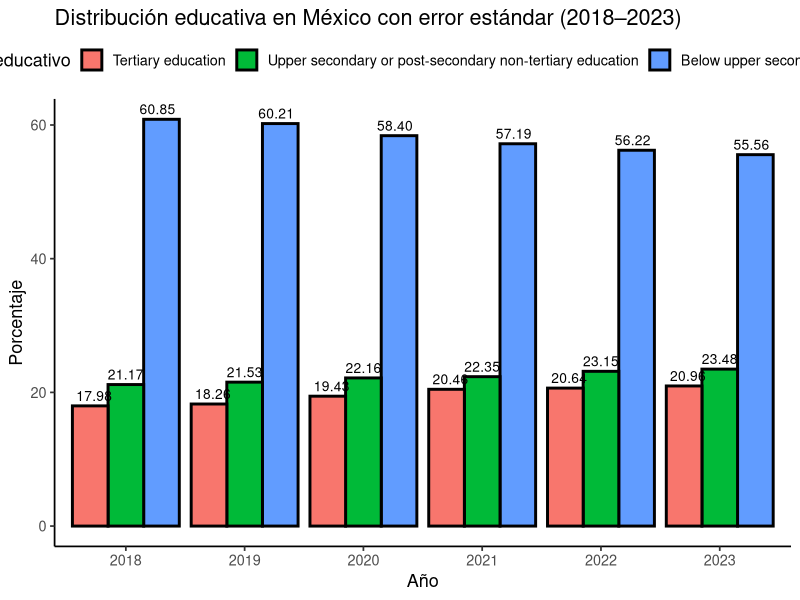
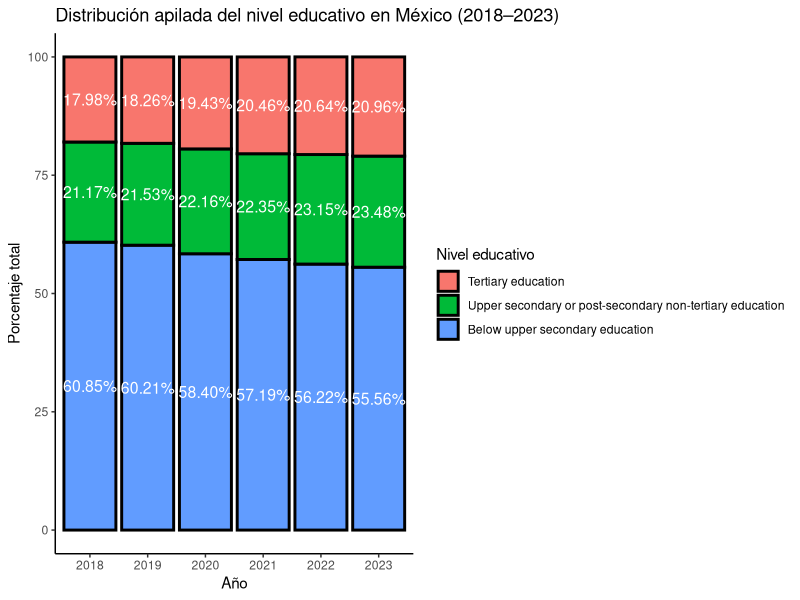
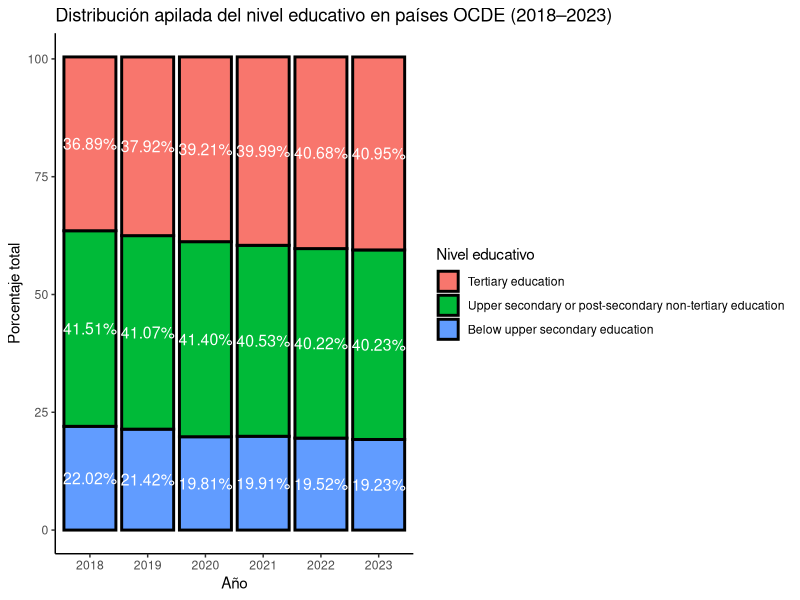
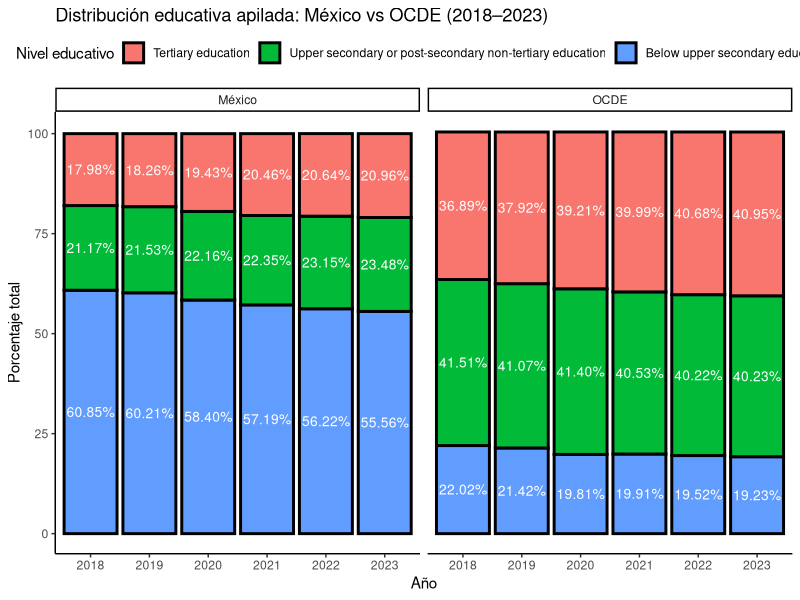

Recreate these plots in R, in order.
library(tidyverse)
 
# Crear datos largos con error estándar
datos <- tibble::tibble(
  país   = rep(c("México", "OCDE"), each = 18),
  año    = rep(rep(2018:2023, each = 3), times = 2),
  nivel  = rep(c("Below upper secondary education", "Upper secondary or post-secondary non-tertiary education", "Tertiary education"), times = 6 * 2),
  valor  = c(
    # México
    60.85, 21.17, 17.98, 60.21, 21.53, 18.26, 58.40, 22.16, 19.43,
    57.19, 22.35, 20.46, 56.22, 23.15, 20.64, 55.56, 23.48, 20.96,
    # OCDE
    22.02, 41.51, 36.89, 21.42, 41.07, 37.92, 19.81, 41.40, 39.21,
    19.91, 40.53, 39.99, 19.52, 40.22, 40.68, 19.23, 40.23, 40.95
  ),
  error_std = c(
    # México
    0.11, 0.09, 0.09, 0.11, 0.09, 0.09, 0.12, 0.10, 0.09,
    0.11, 0.09, 0.09, 0.11, 0.09, 0.09, 0.11, 0.09, 0.09,
    # OCDE: sin datos de error estándar
    rep(NA, 18)
  )
)

datos <- datos |>
  mutate(
    nivel = factor(
      nivel,
      levels = c(
        "Tertiary education",
        "Upper secondary or post-secondary non-tertiary education",
        "Below upper secondary education"
      )
    )
  )


tema_grafico <- theme_classic(base_size = 13) +
  theme(legend.position = "top")


etiquetas <- geom_text(
  aes(label = sprintf("%.2f", valor)),
  position = position_dodge(width = 0.8),
  vjust = -0.5, size = 3.5
)


datos |> 
  filter(país == "México") |>
  ggplot(aes(x = factor(año), y = valor, fill = nivel)) +
  geom_bar(stat = "identity", position = position_dodge(width = .9),
           color="black", size=1) +
  etiquetas +
  labs(
    title = "Distribución educativa en México con error estándar (2018–2023)",
    x = "Año", y = "Porcentaje", fill = "Nivel educativo"
  ) +
  tema_grafico



datos_pos <- datos |>
  group_by(país, año) |>
  arrange(país, año, desc(nivel)) |>
  mutate(
    pos = cumsum(valor) - valor / 2,
    etiqueta = sprintf("%.2f%%", valor)
  )


datos_pos |> 
  filter(país == "México") |>
  ggplot(aes(x = factor(año), y = valor, fill = nivel)) +
  geom_bar(stat = "identity", color="black", size=1) +
  geom_text(aes(y = pos, label = etiqueta), color = "white", size = 4) +
  labs(
    title = "Distribución apilada del nivel educativo en México (2018–2023)",
    x = "Año", y = "Porcentaje total", fill = "Nivel educativo"
  ) +
  theme_classic()


datos_pos |> 
  filter(país == "OCDE") |>
  ggplot(aes(x = factor(año), y = valor, fill = nivel)) +
  geom_bar(stat = "identity", , color="black", size=1) +
  geom_text(aes(y = pos, label = etiqueta), color = "white", size = 4) +
  labs(
    title = "Distribución apilada del nivel educativo en países OCDE (2018–2023)",
    x = "Año", y = "Porcentaje total", fill = "Nivel educativo"
  ) +
  theme_classic()


ggplot(datos_pos, aes(x = factor(año), y = valor, fill = nivel)) +
  geom_bar(stat = "identity", color="black", size=1) +
  geom_text(aes(y = pos, label = etiqueta), color = "white", size = 3.5) +
  facet_wrap(~ país) +
  labs(
    title = "Distribución educativa apilada: México vs OCDE (2018–2023)",
    x = "Año", y = "Porcentaje total", fill = "Nivel educativo"
  ) +
  theme_classic() +
  theme(legend.position = "top")
















